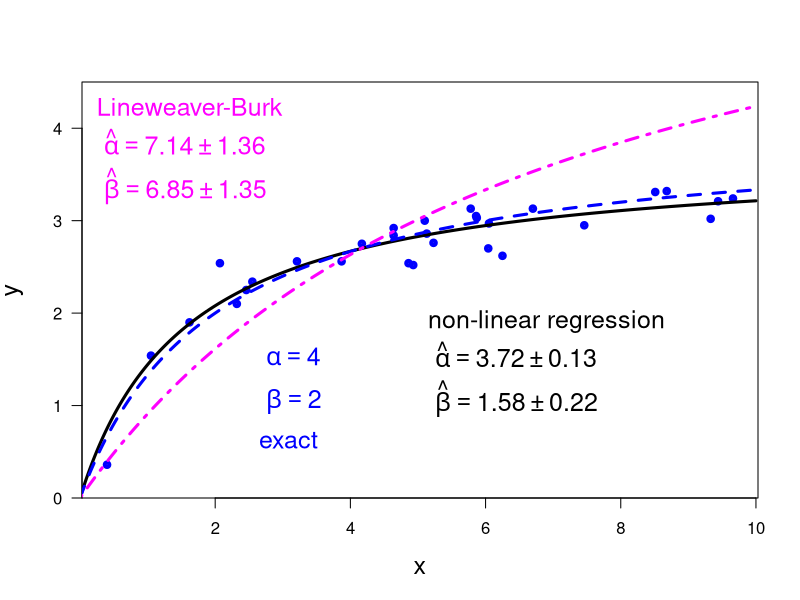

This chart was generated by the following R code:
print('file: MM-LB1compare.R')
# Michaelis-Menten: compare non-linear fit with Lineweaver-Burk estimate
# data: I
x = c(0.40, 1.05, 1.62, 2.07, 2.32, 2.46, 2.55, 3.21, 3.87, 4.17, 4.64, 4.64, 
      4.86, 4.93, 5.10, 5.13,5.23, 5.78, 5.86, 5.87, 6.04, 6.05, 6.25, 6.70, 
      7.46, 8.51, 8.68, 9.33, 9.44, 9.66)
y = c(0.36, 1.54, 1.90, 2.54, 2.10, 2.25, 2.34, 2.56, 2.56, 2.75, 2.92, 2.84,
      2.54, 2.52, 3.00, 2.86,2.76, 3.13, 3.05, 3.03, 2.70, 2.97, 2.62, 3.13, 
      2.95, 3.31, 3.32, 3.02, 3.21, 3.24)
n = length(x); print(c(n,'n sample size'))
alpha = 4 # true Vmax
beta  = 2 # true half-saturation constant K
# print(c(alpha,beta,'alpha = Vmax, beta = K'))
# ---------------------------------------------------
# (2) non-linear regression
# (2a) you have to choose start values for model parameters
astart = 5; print(c(astart,'start value for alpha = Vmax'))
bstart = 3; print(c(bstart,'start value for beta = K'))
# ---------------------------------------------------
# (2b) apply nls()
NLs = summary(nls(y ~ a*x/(x+b),start=list(a=astart,b=bstart)))
aNL = NLs$coefficients[1]; bNL = NLs$coefficients[2]
uaNL = NLs$coefficients[3]; ubNL = NLs$coefficients[4]
print(c('estimated alpha = ',round(aNL,2),'+-',round(uaNL,2)))
print(c('estimated  beta = ',round(bNL,2),'+-',round(ubNL,2)))
resNL = NLs$residuals
# ---------------------------------------------------
# (2c) Residuals (noise) normally distributed? Shapiro-Wilk test
# H0: residuals are normally distributed
ShNL = shapiro.test(resNL)
pShNL = ShNL$p.value; print(c(round(pShNL,5),'p (Shapiro-Wilk test)'))
if (pShNL >= 0.05) print('Do not reject H0 (on significance level = 0.05')
if (pShNL < 0.05) print('Reject H0 (on significance level = 0.05')
# ---------------------------------------------------
# (3) Lineweaver-Burk transformation
# (3a) apply Lineweaver-Burk transformation
gamma = 1/alpha; print(c(gamma,'gamma   true y-intercept')) 
delta = beta/alpha; print(c(delta,'delta   true slope'))
xLB = 1/x; yLB = 1/y # Lineweaver-Burk transformation
#  ---------------------------------------------------
# (3b) apply lm()
LBs = summary(lm(yLB ~ xLB))
cEst = LBs$coefficients[1]; dEst = LBs$coefficients[2]
ucEst = LBs$coefficients[3]; udEst = LBs$coefficients[4]
print(c('cEst = ',round(cEst,3),'+-',round(ucEst,3)))
print(c('dEst = ',round(dEst,3),'+-',round(udEst,3)))
resLB = LBs$residuals
print(' ---------------------------------------------------')
# (3c) Residuals (noise) normally distributed? Shapiro-Wilk test
# H0: residuals are normally distributed
ShLB = shapiro.test(resLB); 
pShLB = ShLB$p.value; print(c(round(pShLB,5),'p (Shapiro-Wilk test)'))
if (pShLB >= 0.05) print('Do not reject H0 (on significance level = 0.05')
if (pShLB < 0.05) print('Reject H0 (on significance level = 0.05')
# ---------------------------------------------------
# (3d) derive estimates for alpha, beta via Lineweaver-Burk
aEst = 1/cEst; print(c(round(aEst,2),'estimate of alpha via LB'))
bEst = dEst/cEst; print(c(round(bEst,2),'estimate of beta via LB'))
# ---------------------------------------------------
# (3e) propagation of uncertainties
uaEst = ucEst/cEst^2
print(c('Estimate of alpha = ',round(aEst,3),'+-',round(uaEst,3)))
ubEst = sqrt(ucEst^2*dEst^2/cEst^4+udEst^2/cEst^2)
print(c('Estimate of beta = ',round(bEst,3),'+-',round(ubEst,3)))
# ---------------------------------------------------
sflag = 11
if (sflag == 11) { # non-linear regression
  xp = seq(0,10,0.01); yp = aNL*xp/(xp+bNL); ypLB = aEst*xp/(xp+bEst)
  ypExact = alpha*xp/(xp+beta);
  # png('MichaelisDataFit210228.png',width=16,height=16,units='cm',res=300)
  plot(x,y,type='p',lwd=4,col='blue',xlab='x',ylab='y',las=1,cex=0.6,
       ylim=c(0,4.5),las=1,yaxs='i',cex.lab=1.5)
  aEstr = round(aEst,2); uaEstr = round(uaEst,2); 
  bEstr = round(bEst,2); ubEstr = round(ubEst,2); 
  text(0.1,4.2,'Lineweaver-Burk',col='magenta',pos=4,cex=1.5)
  text(0.1,3.81,bquote(~hat(alpha) == .(aEstr) %+-% .(uaEstr)),col='magenta',pos=4,cex=1.5)
  text(0.1,3.31,bquote(~hat(beta) == .(bEstr) %+-% .(ubEstr)),col='magenta',pos=4,cex=1.5)
  lines(xp,yp,col='black',lwd=3)
  lines(xp,ypExact,col='blue',lwd=3,lty=2)
  lines(xp,ypLB,col='magenta',lwd=3,lty=4)
  text(2.5,0.6,'exact',col='blue',pos=4,cex=1.5)
  text(2.5,1.5,bquote(~alpha == .(alpha)),col='blue',pos=4,cex=1.5)
  text(2.5,1.0,bquote(~beta == .(beta)),col='blue',pos=4,cex=1.5)
  aNLr = round(aNL,2); uaNLr = round(uaNL,2); 
  bNLr = round(bNL,2); ubNLr = round(ubNL,2); 
  xt = 5
  text(xt,1.9,'non-linear regression',col='black',pos=4,cex=1.5)
  text(xt,1.51,bquote(~hat(alpha) == .(aNLr) %+-% .(uaNLr)),col='black',pos=4,cex=1.5)
  text(xt,1.01,bquote(~hat(beta) == .(bNLr) %+-% .(ubNLr)),col='black',pos=4,cex=1.5)
  # dev.off()
}
